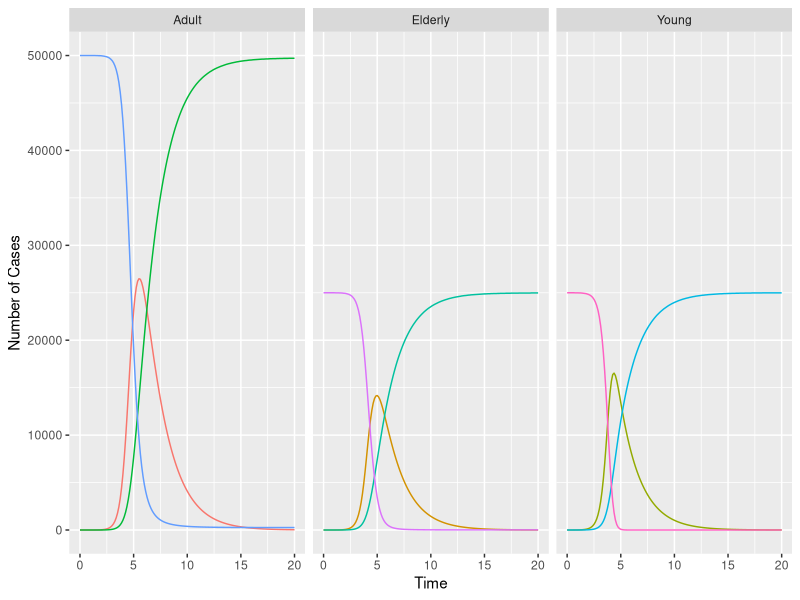
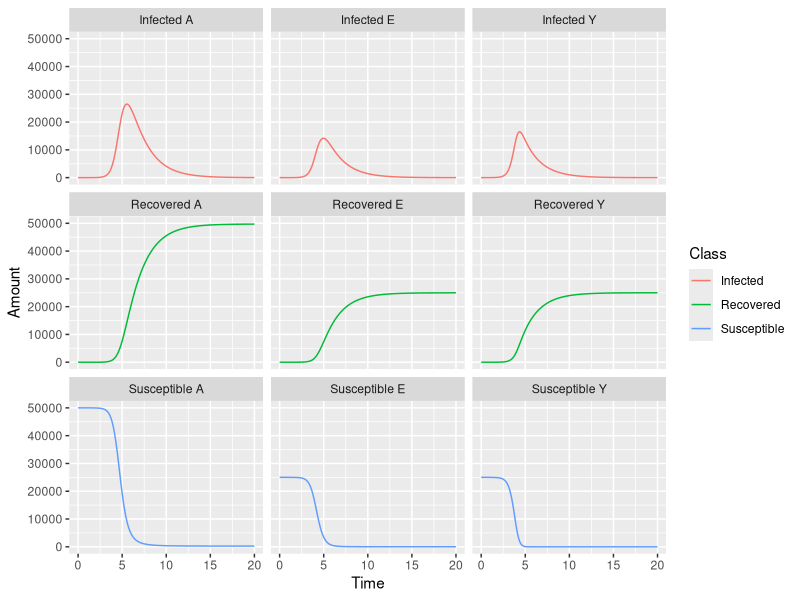
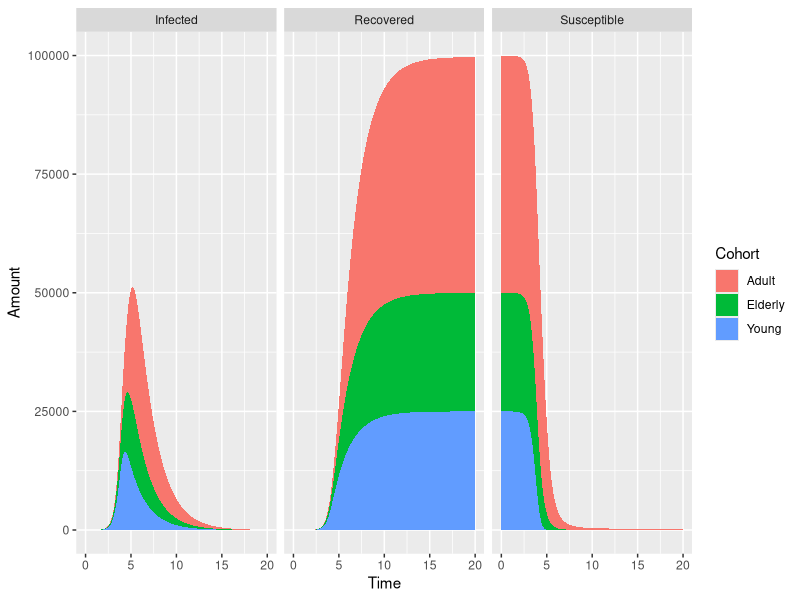
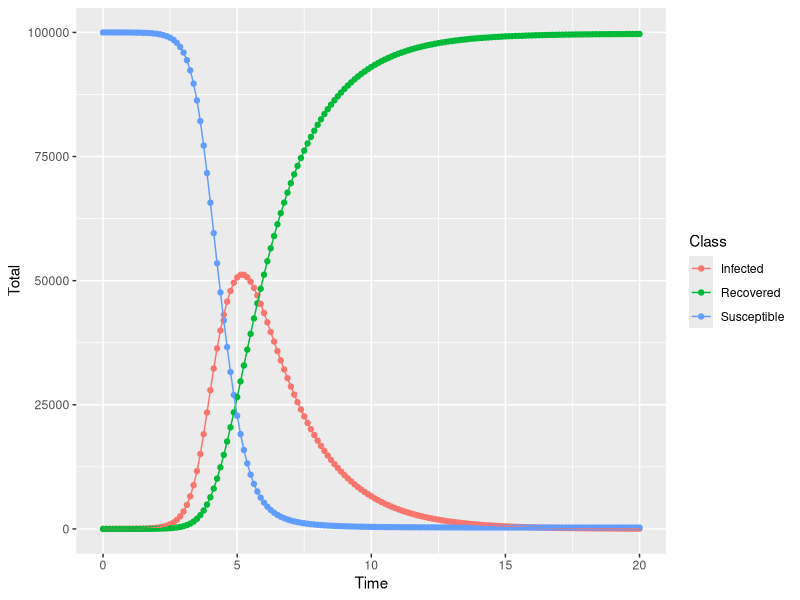

The R script that drew these images, in order:
library(tidyverse)

res <- read_csv("papers/SD tidyverse/data/SimulationOutput.csv")

colnames(res)

# Selecting specific variables (stocks)

out <- res %>% 
         select(Time,starts_with("Susceptible"),
                     starts_with("Infected"),
                     starts_with("Recovered"))


out_td <- out %>% gather(key=Variable,value = Amount,-(Time))

new_td <- out_td %>% 
           mutate(Cohort=case_when(
                   grepl("A$",Variable) ~ "Adult", 
                   grepl("E$",Variable) ~ "Elderly", 
                   grepl("Y$",Variable) ~ "Young"),
                  Class=case_when(
                   grepl("^S",Variable) ~ "Susceptible", 
                   grepl("^I",Variable) ~ "Infected", 
                   grepl("^R",Variable) ~ "Recovered"))


ggplot(new_td) + geom_path(aes(x=Time,y=Amount,colour=Variable))+
  ylab("Number of Cases")+
  facet_wrap(~Cohort)+guides(colour=F)

ggplot(new_td) + geom_line(aes(x=Time,y=Amount,colour=Class))+
  facet_wrap(~Variable)

ggplot(new_td) + geom_area(aes(x=Time,y=Amount,fill=Cohort))+
  facet_wrap(~Class)

peaks <- new_td %>% filter(Class=="Infected") %>% 
                    group_by(Variable) %>% 
                    summarise(MaxInfected=max(Amount),
                              TimeMaxInfected=Time[which.max(Amount)])

agg <- new_td %>% group_by(Time,Class) %>%
         summarise(Total=sum(Amount))

slice(agg,1:6)

ggplot(agg,aes(x=Time,y=Total,colour=Class)) + geom_point() +geom_line()





